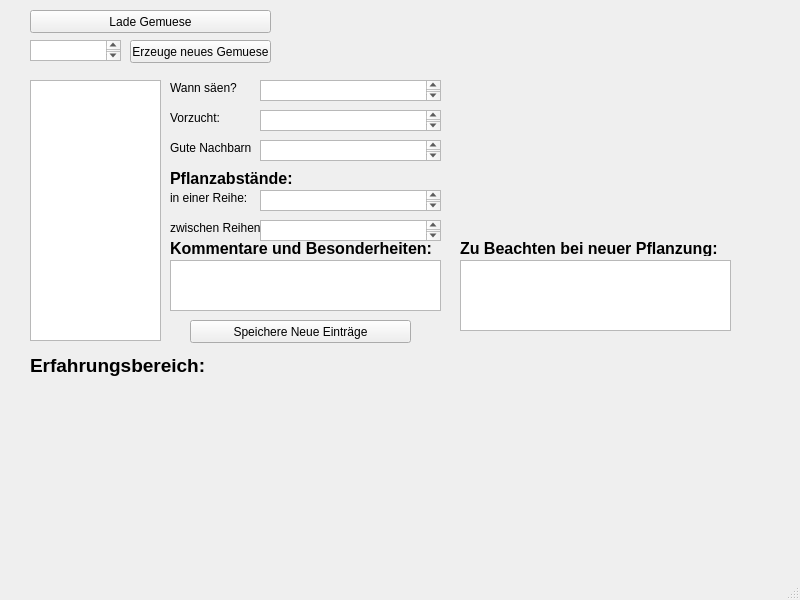
<?xml version="1.0" encoding="UTF-8"?>
<ui version="4.0">
 <class>MainWindow</class>
 <widget class="QMainWindow" name="MainWindow">
  <property name="geometry">
   <rect>
    <x>0</x>
    <y>0</y>
    <width>800</width>
    <height>600</height>
   </rect>
  </property>
  <property name="windowTitle">
   <string>MainWindow</string>
  </property>
  <widget class="QWidget" name="centralwidget">
   <widget class="QPushButton" name="btn_neuesGemuese">
    <property name="geometry">
     <rect>
      <x>130</x>
      <y>40</y>
      <width>141</width>
      <height>23</height>
     </rect>
    </property>
    <property name="text">
     <string>Erzeuge neues Gemuese</string>
    </property>
   </widget>
   <widget class="QPlainTextEdit" name="txt_neuesGemuese">
    <property name="geometry">
     <rect>
      <x>30</x>
      <y>40</y>
      <width>91</width>
      <height>21</height>
     </rect>
    </property>
   </widget>
   <widget class="QListWidget" name="listWidget_alleGemuese">
    <property name="geometry">
     <rect>
      <x>30</x>
      <y>80</y>
      <width>131</width>
      <height>261</height>
     </rect>
    </property>
   </widget>
   <widget class="QPushButton" name="btn_leseGemueseListe">
    <property name="geometry">
     <rect>
      <x>30</x>
      <y>10</y>
      <width>241</width>
      <height>23</height>
     </rect>
    </property>
    <property name="text">
     <string>Lade Gemuese</string>
    </property>
   </widget>
   <widget class="QPlainTextEdit" name="txt_saeen">
    <property name="geometry">
     <rect>
      <x>260</x>
      <y>80</y>
      <width>181</width>
      <height>21</height>
     </rect>
    </property>
   </widget>
   <widget class="QLabel" name="lbl_saeen">
    <property name="geometry">
     <rect>
      <x>170</x>
      <y>80</y>
      <width>71</width>
      <height>16</height>
     </rect>
    </property>
    <property name="text">
     <string>Wann säen?</string>
    </property>
   </widget>
   <widget class="QLabel" name="lbl_vorzucht">
    <property name="geometry">
     <rect>
      <x>170</x>
      <y>110</y>
      <width>51</width>
      <height>16</height>
     </rect>
    </property>
    <property name="text">
     <string>Vorzucht:</string>
    </property>
   </widget>
   <widget class="QPlainTextEdit" name="txt_vorzucht">
    <property name="geometry">
     <rect>
      <x>260</x>
      <y>110</y>
      <width>181</width>
      <height>21</height>
     </rect>
    </property>
   </widget>
   <widget class="QPushButton" name="btn_speichereGemueseJson">
    <property name="geometry">
     <rect>
      <x>190</x>
      <y>320</y>
      <width>221</width>
      <height>23</height>
     </rect>
    </property>
    <property name="text">
     <string>Speichere Neue Einträge</string>
    </property>
   </widget>
   <widget class="QLabel" name="lbl_pflanzabstnde">
    <property name="geometry">
     <rect>
      <x>170</x>
      <y>170</y>
      <width>131</width>
      <height>16</height>
     </rect>
    </property>
    <property name="font">
     <font>
      <pointsize>12</pointsize>
      <weight>75</weight>
      <bold>true</bold>
     </font>
    </property>
    <property name="text">
     <string>Pflanzabstände:</string>
    </property>
   </widget>
   <widget class="QLabel" name="lbl_pflanzabstaende_inReihe">
    <property name="geometry">
     <rect>
      <x>170</x>
      <y>190</y>
      <width>81</width>
      <height>16</height>
     </rect>
    </property>
    <property name="text">
     <string>in einer Reihe:</string>
    </property>
   </widget>
   <widget class="QLabel" name="lbl_pflanzabstaende_Reihen">
    <property name="geometry">
     <rect>
      <x>170</x>
      <y>220</y>
      <width>91</width>
      <height>16</height>
     </rect>
    </property>
    <property name="text">
     <string>zwischen Reihen:</string>
    </property>
   </widget>
   <widget class="QLabel" name="lbl_nachbarn">
    <property name="geometry">
     <rect>
      <x>170</x>
      <y>140</y>
      <width>81</width>
      <height>16</height>
     </rect>
    </property>
    <property name="text">
     <string>Gute Nachbarn: </string>
    </property>
   </widget>
   <widget class="QLabel" name="lbl_kommentare">
    <property name="geometry">
     <rect>
      <x>170</x>
      <y>240</y>
      <width>281</width>
      <height>16</height>
     </rect>
    </property>
    <property name="font">
     <font>
      <pointsize>12</pointsize>
      <weight>75</weight>
      <bold>true</bold>
     </font>
    </property>
    <property name="text">
     <string>Kommentare und Besonderheiten:</string>
    </property>
   </widget>
   <widget class="QPlainTextEdit" name="txt_nachbarn">
    <property name="geometry">
     <rect>
      <x>260</x>
      <y>140</y>
      <width>181</width>
      <height>21</height>
     </rect>
    </property>
   </widget>
   <widget class="QPlainTextEdit" name="txt_pflanzabstaende_inReihe">
    <property name="geometry">
     <rect>
      <x>260</x>
      <y>190</y>
      <width>181</width>
      <height>21</height>
     </rect>
    </property>
   </widget>
   <widget class="QPlainTextEdit" name="txt_pflanzabstaende_Reihen">
    <property name="geometry">
     <rect>
      <x>260</x>
      <y>220</y>
      <width>181</width>
      <height>21</height>
     </rect>
    </property>
   </widget>
   <widget class="QPlainTextEdit" name="txt_kommentare">
    <property name="geometry">
     <rect>
      <x>170</x>
      <y>260</y>
      <width>271</width>
      <height>51</height>
     </rect>
    </property>
   </widget>
   <widget class="QLabel" name="lbl_erfahrungsbereich">
    <property name="geometry">
     <rect>
      <x>30</x>
      <y>350</y>
      <width>261</width>
      <height>31</height>
     </rect>
    </property>
    <property name="font">
     <font>
      <pointsize>14</pointsize>
      <weight>75</weight>
      <bold>true</bold>
     </font>
    </property>
    <property name="text">
     <string>Erfahrungsbereich:</string>
    </property>
   </widget>
   <widget class="QLabel" name="lbl_beachtenBeiNeuerPflanzung">
    <property name="geometry">
     <rect>
      <x>460</x>
      <y>240</y>
      <width>301</width>
      <height>16</height>
     </rect>
    </property>
    <property name="font">
     <font>
      <pointsize>12</pointsize>
      <weight>75</weight>
      <bold>true</bold>
     </font>
    </property>
    <property name="text">
     <string>Zu Beachten bei neuer Pflanzung: </string>
    </property>
   </widget>
   <widget class="QPlainTextEdit" name="txt_beachtenBeiNeuerPflanzung">
    <property name="geometry">
     <rect>
      <x>460</x>
      <y>260</y>
      <width>271</width>
      <height>71</height>
     </rect>
    </property>
   </widget>
  </widget>
  <widget class="QMenuBar" name="menubar">
   <property name="geometry">
    <rect>
     <x>0</x>
     <y>0</y>
     <width>800</width>
     <height>21</height>
    </rect>
   </property>
  </widget>
  <widget class="QStatusBar" name="statusbar"/>
 </widget>
 <resources/>
 <connections/>
</ui>
